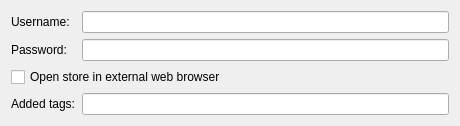
<?xml version="1.0" encoding="UTF-8"?>
<ui version="4.0">
 <class>Form</class>
 <widget class="QWidget" name="Form">
  <property name="geometry">
   <rect>
    <x>0</x>
    <y>0</y>
    <width>460</width>
    <height>110</height>
   </rect>
  </property>
  <property name="sizePolicy">
   <sizepolicy hsizetype="Expanding" vsizetype="MinimumExpanding">
    <horstretch>0</horstretch>
    <verstretch>0</verstretch>
   </sizepolicy>
  </property>
  <property name="windowTitle">
   <string>Form</string>
  </property>
  <layout class="QGridLayout" name="gridLayout">
   <item row="4" column="1">
    <widget class="QLineEdit" name="tags"/>
   </item>
   <item row="1" column="1">
    <widget class="QLineEdit" name="password">
     <property name="echoMode">
      <enum>QLineEdit::Password</enum>
     </property>
    </widget>
   </item>
   <item row="4" column="0">
    <widget class="QLabel" name="tabs_label">
     <property name="text">
      <string>Added tags:</string>
     </property>
    </widget>
   </item>
   <item row="0" column="1">
    <widget class="QLineEdit" name="username"/>
   </item>
   <item row="0" column="0">
    <widget class="QLabel" name="username_label">
     <property name="text">
      <string>Username:</string>
     </property>
    </widget>
   </item>
   <item row="3" column="0" colspan="2">
    <widget class="QCheckBox" name="open_external">
     <property name="text">
      <string>Open store in external web browser</string>
     </property>
    </widget>
   </item>
   <item row="1" column="0">
    <widget class="QLabel" name="password_label">
     <property name="sizePolicy">
      <sizepolicy hsizetype="Preferred" vsizetype="Preferred">
       <horstretch>0</horstretch>
       <verstretch>0</verstretch>
      </sizepolicy>
     </property>
     <property name="text">
      <string>Password:</string>
     </property>
    </widget>
   </item>
  </layout>
 </widget>
 <resources/>
 <connections/>
</ui>
